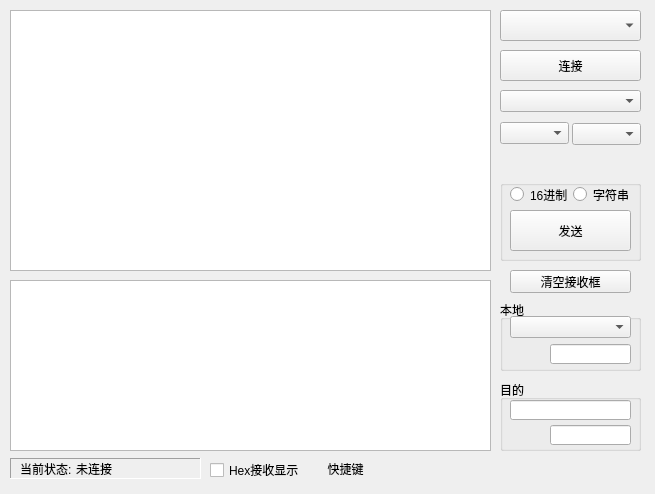
<?xml version="1.0" encoding="UTF-8"?>
<ui version="4.0">
 <class>TcpUdpComTool</class>
 <widget class="QWidget" name="TcpUdpComTool">
  <property name="geometry">
   <rect>
    <x>0</x>
    <y>0</y>
    <width>655</width>
    <height>494</height>
   </rect>
  </property>
  <property name="windowTitle">
   <string>Widget</string>
  </property>
  <widget class="QPushButton" name="pushButtonStart">
   <property name="geometry">
    <rect>
     <x>500</x>
     <y>50</y>
     <width>141</width>
     <height>31</height>
    </rect>
   </property>
   <property name="text">
    <string>连接</string>
   </property>
  </widget>
  <widget class="QPlainTextEdit" name="plainTextEditRec">
   <property name="geometry">
    <rect>
     <x>10</x>
     <y>10</y>
     <width>481</width>
     <height>261</height>
    </rect>
   </property>
  </widget>
  <widget class="QPlainTextEdit" name="plainTextEditSend">
   <property name="geometry">
    <rect>
     <x>10</x>
     <y>280</y>
     <width>481</width>
     <height>171</height>
    </rect>
   </property>
  </widget>
  <widget class="QComboBox" name="comboBoxStyle">
   <property name="geometry">
    <rect>
     <x>500</x>
     <y>10</y>
     <width>141</width>
     <height>31</height>
    </rect>
   </property>
  </widget>
  <widget class="QFrame" name="frameStatus">
   <property name="geometry">
    <rect>
     <x>10</x>
     <y>458</y>
     <width>191</width>
     <height>21</height>
    </rect>
   </property>
   <property name="frameShape">
    <enum>QFrame::Panel</enum>
   </property>
   <property name="frameShadow">
    <enum>QFrame::Sunken</enum>
   </property>
   <widget class="QLabel" name="labelStatusTag">
    <property name="geometry">
     <rect>
      <x>10</x>
      <y>0</y>
      <width>61</width>
      <height>21</height>
     </rect>
    </property>
    <property name="text">
     <string>当前状态:</string>
    </property>
   </widget>
   <widget class="QLabel" name="labelStatus">
    <property name="geometry">
     <rect>
      <x>66</x>
      <y>0</y>
      <width>121</width>
      <height>21</height>
     </rect>
    </property>
    <property name="text">
     <string>未连接</string>
    </property>
   </widget>
  </widget>
  <widget class="QComboBox" name="comboBoxClientList">
   <property name="geometry">
    <rect>
     <x>500</x>
     <y>90</y>
     <width>141</width>
     <height>22</height>
    </rect>
   </property>
  </widget>
  <widget class="QGroupBox" name="groupBox">
   <property name="geometry">
    <rect>
     <x>500</x>
     <y>180</y>
     <width>141</width>
     <height>81</height>
    </rect>
   </property>
   <property name="title">
    <string/>
   </property>
   <widget class="QRadioButton" name="radioButton16">
    <property name="geometry">
     <rect>
      <x>10</x>
      <y>4</y>
      <width>71</width>
      <height>21</height>
     </rect>
    </property>
    <property name="text">
     <string>16进制</string>
    </property>
   </widget>
   <widget class="QRadioButton" name="radioButtonString">
    <property name="geometry">
     <rect>
      <x>73</x>
      <y>4</y>
      <width>61</width>
      <height>21</height>
     </rect>
    </property>
    <property name="text">
     <string>字符串</string>
    </property>
   </widget>
   <widget class="QPushButton" name="pushButtonSend">
    <property name="geometry">
     <rect>
      <x>10</x>
      <y>30</y>
      <width>121</width>
      <height>41</height>
     </rect>
    </property>
    <property name="toolTip">
     <string>ctrl+Enter</string>
    </property>
    <property name="text">
     <string>发送</string>
    </property>
   </widget>
  </widget>
  <widget class="QCheckBox" name="checkBoxHexRec">
   <property name="geometry">
    <rect>
     <x>210</x>
     <y>460</y>
     <width>91</width>
     <height>20</height>
    </rect>
   </property>
   <property name="text">
    <string>Hex接收显示</string>
   </property>
  </widget>
  <widget class="QGroupBox" name="groupBoxLocal">
   <property name="geometry">
    <rect>
     <x>500</x>
     <y>300</y>
     <width>141</width>
     <height>71</height>
    </rect>
   </property>
   <property name="title">
    <string>本地</string>
   </property>
   <property name="flat">
    <bool>false</bool>
   </property>
   <widget class="QLineEdit" name="lineEditPortLocal">
    <property name="geometry">
     <rect>
      <x>50</x>
      <y>44</y>
      <width>81</width>
      <height>20</height>
     </rect>
    </property>
    <property name="alignment">
     <set>Qt::AlignCenter</set>
    </property>
   </widget>
   <widget class="QComboBox" name="comboBoxLocal">
    <property name="geometry">
     <rect>
      <x>10</x>
      <y>16</y>
      <width>121</width>
      <height>22</height>
     </rect>
    </property>
   </widget>
  </widget>
  <widget class="QGroupBox" name="groupBoxAim">
   <property name="geometry">
    <rect>
     <x>500</x>
     <y>380</y>
     <width>141</width>
     <height>71</height>
    </rect>
   </property>
   <property name="title">
    <string>目的</string>
   </property>
   <widget class="QLineEdit" name="lineEditPortAim">
    <property name="geometry">
     <rect>
      <x>50</x>
      <y>45</y>
      <width>81</width>
      <height>20</height>
     </rect>
    </property>
    <property name="alignment">
     <set>Qt::AlignCenter</set>
    </property>
   </widget>
   <widget class="QLineEdit" name="lineEditIpAim">
    <property name="geometry">
     <rect>
      <x>10</x>
      <y>20</y>
      <width>121</width>
      <height>20</height>
     </rect>
    </property>
    <property name="alignment">
     <set>Qt::AlignCenter</set>
    </property>
   </widget>
  </widget>
  <widget class="QToolButton" name="toolButtonShortCut">
   <property name="geometry">
    <rect>
     <x>310</x>
     <y>453</y>
     <width>71</width>
     <height>31</height>
    </rect>
   </property>
   <property name="text">
    <string>快捷键</string>
   </property>
   <property name="autoRaise">
    <bool>true</bool>
   </property>
  </widget>
  <widget class="QPushButton" name="pushButtonClearRec">
   <property name="geometry">
    <rect>
     <x>510</x>
     <y>270</y>
     <width>121</width>
     <height>23</height>
    </rect>
   </property>
   <property name="text">
    <string>清空接收框</string>
   </property>
  </widget>
  <widget class="QComboBox" name="comboComNum">
   <property name="geometry">
    <rect>
     <x>500</x>
     <y>122</y>
     <width>69</width>
     <height>22</height>
    </rect>
   </property>
  </widget>
  <widget class="QComboBox" name="comboBoxBaud">
   <property name="geometry">
    <rect>
     <x>572</x>
     <y>123</y>
     <width>69</width>
     <height>22</height>
    </rect>
   </property>
  </widget>
 </widget>
 <layoutdefault spacing="6" margin="11"/>
 <resources/>
 <connections/>
</ui>
